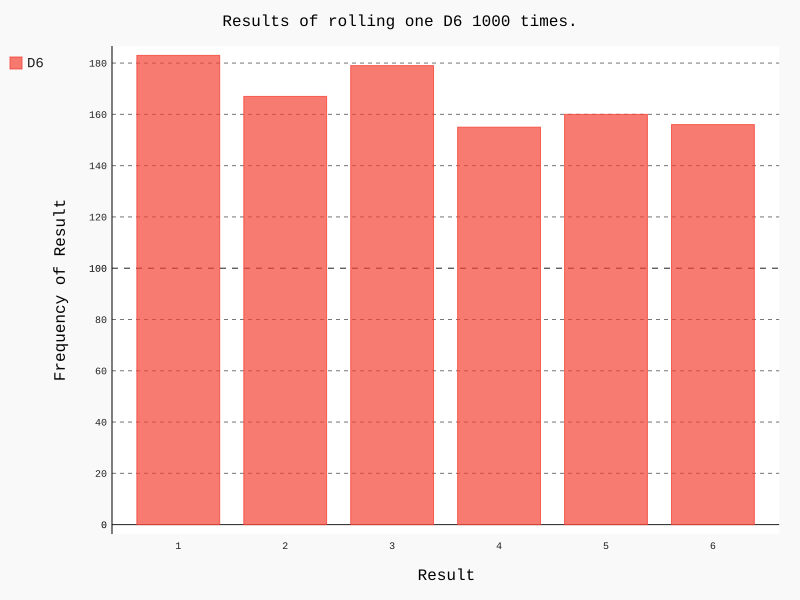

Recreate this plot in Python.
from die import Die
import pygal

die = Die()

results = []
for roll_num in range(1000):
    result = die.roll()
    results.append(result)

frequencies = []
for value in range(1, die.num_sides+1):
    frequency = results.count(value)
    frequencies.append(frequency)

hist = pygal.Bar()

hist.title = "Results of rolling one D6 1000 times."
hist.x_labels = ['1', '2', '3', '4', '5', '6']
hist.x_title = "Result"
hist.y_title = "Frequency of Result"
hist.add('D6', frequencies)
hist.render_to_file('die_visual.svg')

print(results)
print(frequencies)
